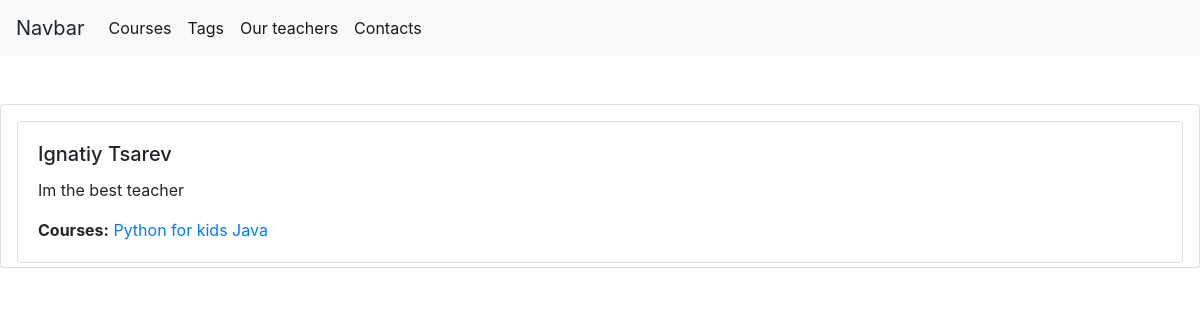
The page /teachers/1/ on the database its author committed.
### course/models.py (models this page shows, shortened)
class Teacher(models.Model):
    profile = models.OneToOneField('UserProfile', on_delete=models.PROTECT, default=None, related_name='teacher')
    about_me = models.TextField(blank=True)
    def __str__(self):
        return f'{self.profile.user.first_name} {self.profile.user.last_name}'

class UserProfile(models.Model):
    user = models.OneToOneField(User, on_delete=models.CASCADE, related_name="profile")
    location = models.CharField(max_length=30, blank=True)
    date_joined = models.DateTimeField(auto_now_add=True)
    is_teacher = models.BooleanField(default=False)

class Course(models.Model):
    STATUS_NOW = "In progress"
    STATUS_WAIT = "Wait for group"
    STATUS_CHOICES = [
        (STATUS_NOW, "Курс идет"),
        (STATUS_WAIT, "Набор группы")
        ]
    title = models.CharField(max_length=50)
    description = models.TextField(blank=True)
    duration = models.IntegerField()
    start = models.DateField()
    price = models.DecimalField(max_digits=8, decimal_places=2)
    category = models.ManyToManyField(Category, related_name="courses")
    status = models.CharField(choices=STATUS_CHOICES, max_length=16, default=STATUS_WAIT)
    teachers = models.ManyToManyField('Teacher', related_name='courses', default=None)

### course/views.py (the view)
# urls.py: path('teachers/<int:pk>/', course.TeacherDetailView.as_view(), name="teacher_detail"),
class TeacherDetailView(PageTitleMixin, DetailView):
    model = Teacher
    page_title = "About Teacher"
    def get_queryset(self):
        qs = super().get_queryset()
        qs = qs.prefetch_related('courses').select_related('profile', 'profile__user')
        return qs

### course/views.py (called while the page is built)
    def get_context_data(self, *, object_list=None, **kwargs):
        context = super().get_context_data(object_list=object_list, **kwargs)
        context["page_title"] = self.page_title
        return context

### course/templates/course/teacher_detail.html (shortened to what this page needs)
{% extends 'course/teacher_list.html' %}
{% block info %}
    <div class="card mt-3 mb-1 ml-3 mr-3">
        <div class="card-body">
            <h5 class="card-title">{{ object }}</h5>
            <p class="card-text">{{ object.about_me }}</p>
            <p class="card-text"><b>Courses:</b>
                {% for course in object.courses.all %}
                    <a href="{% url 'course:course_detail' pk=course.id %}">{{ course.title }}</a>
                {% endfor %}
            </p>
        </div>
    </div>
{% endblock %}

### rows shown on the page
Teacher: profile.last_name "Ignatiy Tsarev", about_me "Im the best teacher"
Course: title "Python for kids"
Course: title "Java"
